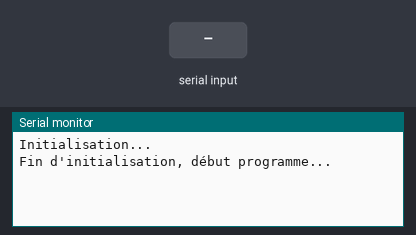
Bench run of a sketch on a simulated Arduino Uno, built for the host (arithmetic inside an expression is 32-bit, double 64-bit). On the bench: the last lines printed to the serial monitor. The test bench sets the inputs (shaded band). WiFi joins after 1.5 s; servers stay silent unless stated; uploads are accepted with an empty reply.

Above: at 1.2 s.
1.3 s: "90;45;200\n" received over Serial
At 3.0 s:
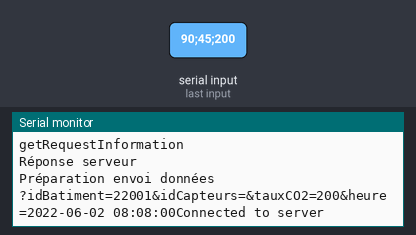
3.1 s: ";" received over the second serial link
At 4.2 s:
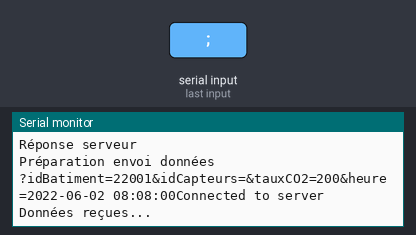
6.1 s: "90;45\n" received over Serial
At 9.09 s:
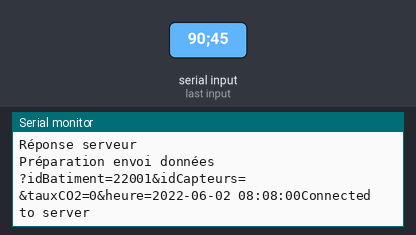
9.1 s: "90;45;200;10;150;30\n" received over Serial
At 11.34 s:
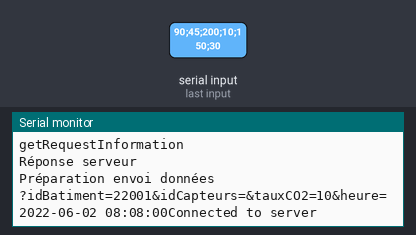
12.1 s: "1\n" received over Serial
Timing chart, 0 to 15.1 s (numbered marks = the images above; inputs shaded):
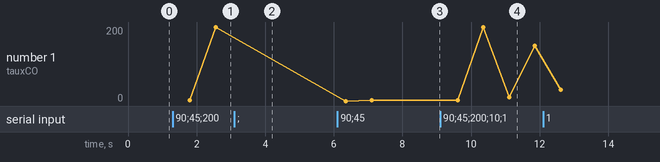

The sketch:

_v2.ino
```cpp
/**
 * Code de la carte centrale
 *
 * Fonctionnalités :
 *  - Récupérer les données de différents capteurs d'un même réseau Zigbee
 *  - Calculer ou recevoir les données complémentaires
 *  - Envoyer les données complètes au serveur via API
 *
 *  Données reçues :
 *    - idCapteur
 *    - tauxCO2
 *
 *  Données envoyées :
 *    - idBatiment
 *    - idCapteur
 *    - tauxCO2
 *    - date
 */


// ----------------------------------------
//      Importations & Déclaration :
// ----------------------------------------
#include <Arduino.h>
#include <Wire.h>
#include <Ethernet.h>
#include <avr/sleep.h>
#include <Array.h>
#include <SPI.h>
#include<SoftwareSerial.h>

/**
 * Mémoire Arduino Uno = 2k bytes (SRAM)
 * Array idCapteurs    = x * 4 bytes
 * Array tauxCO2       = x * 2 bytes
 * Array date          = x * 8 bytes
 *  => Stockage max de environ 140 tuples de données
 *  => nb tuples choisi = 60 pour éviter une collision heap/stack
 */
#define ID_BATIMENT 22001
#define NB_MAX_TUPLES 20
#define INPUT_SIZE 31
#define DATE_TIME_SIZE 20
#define TAILLE_BUFFER 26
#define CAPTEUR_ID_SIZE 13


SoftwareSerial zigbeeSerial(7, 6);
unsigned long previousMillis = 0;

struct nomcapteur {
  char* value;
};

// Variables locales
char receivedData[INPUT_SIZE+1];  // INPUT_SIZE+1 bytes
Array<char*,              NB_MAX_TUPLES> idCapteur;
Array<short,              NB_MAX_TUPLES> tauxCO2;
Array<unsigned long long, NB_MAX_TUPLES> date;
int nbPaquetsNonEnvoyes;
int lastDataSentTime = 0;


//Variable locales pour la connexion ethernet :
byte mac[] = { 0xDE, 0xAD, 0xBE, 0xEF, 0xFE, 0xED };
int    HTTP_PORT   = 80;
String POST="POST";
String GET="GET";
char   HOST_NAME[] = "sirgodfroy.alwaysdata.net";
String PATH_NAME_POST= "/api/api.php";
String PATH_NAME_GET="/api/date.php";
//String queryString = "?idBatiment=1&idCapteur=2&tauxCO2=400&heure=11:00";
EthernetClient client;


struct datetime { // 12 bytes
  // date-time format : "yyyy-mm-dd hh:mm:ss" (20 bytes)
  //char value[DATE_TIME_SIZE];
  short year;     //  2 bytes
  short month;    //  2 bytes
  short day;      //  2 bytes
  short hours;    //  2 bytes
  short minutes;  //  2 bytes
  short seconds;  //  2 bytes
};


// ----------------------------------------
//                Fonctions
// ----------------------------------------
/**
 * Réalise la requete http POST via l'API.
 */
void HTTP_Request_POST(String queryString){
  if(client.connect(HOST_NAME, HTTP_PORT)) {
    // if connected:
    Serial.println("Connected to server");
    // make a HTTP request:
    // send HTTP header
    client.println(POST + " " + PATH_NAME_POST+queryString + " HTTP/1.1");
    client.println("Host: " + String(HOST_NAME));
    client.println("Connection: close");
    client.println(); // end HTTP header
  }
}

/**
 * Réalise la requête http GET via l'API
 */
void HTTP_Request_GET(){
  if(client.connect(HOST_NAME, HTTP_PORT)) {
    // if connected:
    Serial.println("Connected to server");
    // make a HTTP request:
    // send HTTP header
    client.println(GET + " " + PATH_NAME_GET + " HTTP/1.1");
    client.println("Host: " + String(HOST_NAME));
    client.println("Connection: close");
    client.println(); // end HTTP header
  }
}


/**
 * Parse une chaîne de caractères de format "yyyy-mm-dd hh:mm:ss"
 */
char** stringToTokens(char* src) {
    char** res = malloc( sizeof(char*) * 6);
    int nbtokens = 0, ite = 0;

    res[0] = malloc( sizeof(char) * 5);
    for (int p=0; p<4; p++) {
        res[0][p] = src[p];
    }
    res[0][4] = '\0';

    for (int i=1; i<6; i++) {
        res[i] = malloc( sizeof(char) * 3);
        for (int p=0; p<2; p++) {
            res[i][p] = src[i*3 + 2 + p];
        }
        res[i][2] = '\0';
    }
    return res;
}


/**
 * Convertit une variable datetime en ms
 */
datetime parseDateTimeString(char* timeStr) {
  datetime dt;

  char** tokens = stringToTokens(timeStr);

  dt.year = atoi(tokens[0]);
  dt.month = atoi(tokens[1]);
  dt.day = atoi(tokens[2]);
  dt.hours = atoi(tokens[3]);
  dt.minutes = atoi(tokens[4]);
  dt.seconds = atoi(tokens[5]);

  return dt;
}

/**
 * convertit un datetime en un temps en ms
 */
unsigned long long datetimeToMs(struct datetime t) {
  unsigned long long timeRef = 1000;
  unsigned long long l = t.seconds * timeRef;
  timeRef *= 60;  l += t.minutes * timeRef;
  timeRef *= 60;  l += t.hours * timeRef;
  timeRef *= 24;  l += t.day * timeRef;
  l += t.month * timeRef * 30.436875;
  l += t.year * timeRef * 365.2425;
  return l;
}

/**
 * convertit un temps en ms au format "yyyy-mm-dd hh:mm:ss"
 */
char* msToDatetime(long long timeMs) {
  unsigned long long timeref = 1000*60*60*24;
  short ye = timeMs/timeref/365.2425;  timeMs = timeMs - ye * 365.2425*timeref;
  short mo = timeMs/timeref/30.436875; timeMs = timeMs - mo * 30.436875*timeref;
  short da = timeMs/timeref; timeMs = timeMs - da * timeref; timeref /= 24;
  short ho = timeMs/timeref; timeMs = timeMs - ho * timeref; timeref /= 60;
  short mi = timeMs/timeref; timeMs = timeMs - mi * timeref;
  short se = timeMs;
  char* dt = malloc(sizeof(char) * 20);
  sprintf(dt, "%04hi-%02hi-%02hi %02hi:%02hi:%02hi", ye, mo, da, ho, mi, se);
  return dt;
}

/**
 * Enlève la mesure la plus ancienne
 */
void removeLastMeasure() {
  idCapteur.remove(0);
  tauxCO2.remove(0);
  date.remove(0);
  nbPaquetsNonEnvoyes--;
}

/**
 *  Récupère le temps "yyyy-mm-dd hh:mm:ss" à partir du serveur
 */
char* getServerTime() {
  HTTP_Request_GET();
  return getRequestInformation();
}

/**
* Récupère les informations d'une requête http 1.1
*/
char* getRequestInformation(){
  Serial.println("getRequestInformation");
  delay(100);
  int length = 0;
  int compteur=0;
  char* information = malloc(TAILLE_BUFFER * sizeof(char));
  while(client.connected()) {
    if(client.available()){
       // read an incoming byte from the server:
       char c = client.read();
       if(c!='{' && c!='}'){
        if(compteur==1){
         information[length] = c;
         length++;
        }
       }
       else{
        compteur++;
       }
    }
  }
  information[length] = '\0';

  return information;
}


/** Envoie les données au serveur
 * "idBatiment" -> ID_BATIMENT (Carte)
 * "idCapteur"  -> idCapteur (Capteur)
 * "tauxCO2"    -> tauxCO2 (Capteur)
 * "date"       -> date (Serveur ou carte)
 */
void envoiServeur() {
  // Si l'date a bien été reçue
  char* h = getServerTime();
  h = "2022-06-02 08:08:00";
  if (strcmp(h, "") != 0) {
    Serial.write("Réponse serveur\n");
    datetime dt = parseDateTimeString(h);
    date.push_back(datetimeToMs(dt));
  } else {
    Serial.write("Aucune réponse serveur\n");
    unsigned long currentMillis = millis();
    unsigned long lastMillisB = 4294947295;
    if (currentMillis < previousMillis) currentMillis += lastMillisB - previousMillis;
    previousMillis = currentMillis % lastMillisB;
    //date.push_back(date.back() + currentMillis);
  }
  Serial.write("Préparation envoi données\n");
  char* heure =  msToDatetime(date.front());
  String str = "?";
  str = str +"idBatiment="+ ID_BATIMENT + "&" +"idCapteurs="+ idCapteur.front() + "&"+"tauxCO2=" + tauxCO2.front() + "&"+"heure=" + heure;
  short str_len = str.length()+1;
  char buff[str_len];
  str.toCharArray(buff, str_len);
  Serial.print(buff);
  HTTP_Request_POST(str);
  removeLastMeasure();
}


char* parseInput() {
  char* data = malloc(CAPTEUR_ID_SIZE * sizeof(char));
  short ite = 0;
  while (Serial.available() > 0) {
    char c = Serial.read();
    if (c == ';' || c == -1 || ite>CAPTEUR_ID_SIZE) break;
    data[ite] = c;
    ite++;

  }
  data[ite] = '\0';
  return data;
}


/**
 * Récuprère les données
 * Format:  "idCapteur;tauxCO2"
 */
void parseData() {
  // Premier champs : idCapteur (int)
  idCapteur.push_back(parseInput());
  // Deuxième champs : tauxCO2 (short)
  //tauxCO2.push_back(zigbeeSerial.parseInt());
  tauxCO2.push_back(Serial.parseInt());
  Serial.flush();
}


// ----------------------------------------
//            setup & loop :
// ----------------------------------------

void setup() {

  Serial.begin(9600);
  Serial.write("Initialisation...\n");
  zigbeeSerial.begin(115200);
  //set_sleep_mode(SLEEP_MODE_PWR_DOWN);

  nbPaquetsNonEnvoyes = 0;

  if (Ethernet.begin(mac, "192.168.246.22") == 0) {
    Serial.println("Failed to obtaining an IP address using DHCP");
    //while(true);
  }
  Serial.write("Fin d'initialisation, début programme...\n");
}


void loop() {
  // Si un message est reçu :
  if(zigbeeSerial.available() > 0 || Serial.available() > 1) {
    delay(100);
    Serial.write("Données reçues...\n");
    parseData();    // Parse puis ajoute les données dans les Arrays correspondants
    nbPaquetsNonEnvoyes++;
    envoiServeur(); // Envoie les données au serveur
  }

  //sleep_mode();
}
```

Measured:
- after the input at 1.3 s, the serial monitor: prints a new line after 0.10 s (image 1)
- after the input at 6.1 s, the serial monitor: prints a new line after 1.0 s (image 3)
- after the input at 9.1 s, the serial monitor: prints a new line after 1.3 s (image 4)
- plotted number 1: 2 → 150 after the input at 9.1 s
